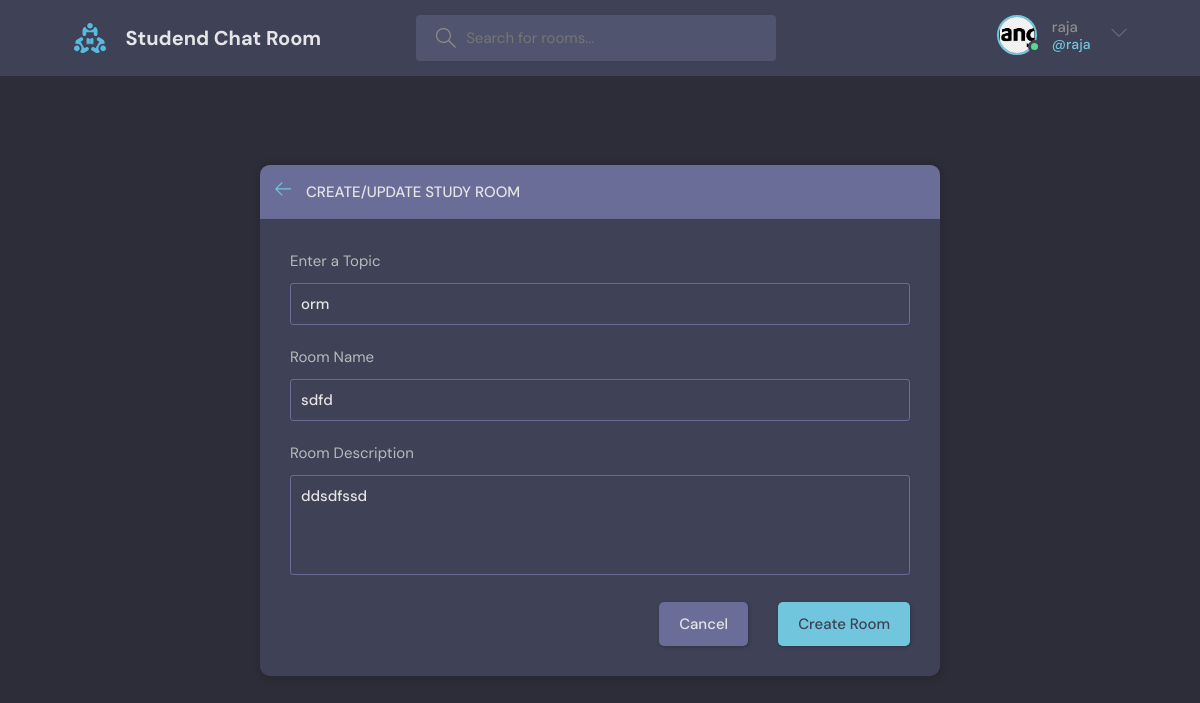
The app's page /update-form/3/ (signed in) with its own data.
### base/models.py (models this page shows, shortened)
class User(AbstractUser):
    name=models.CharField(max_length=125, null=True)
    email=models.EmailField(unique=True,null=True)
    bio=models.TextField(null=True)
    avatar=models.ImageField(null=True,default="avatar.svg")
    USERNAME_FIELD='email'
    REQUIRED_FIELDS=[]

class Room(models.Model):
    Host=models.ForeignKey(User,on_delete=models.SET_NULL,null=True)
    topic=models.ForeignKey(Topic,on_delete=models.SET_NULL,null=True)
    name=models.CharField(max_length=200)
    participents=models.ManyToManyField(User,related_name="participents",blank=True)
    description=models.TextField(null=True,blank=True)
    update=models.DateTimeField(auto_now=True)
    create=models.DateTimeField(auto_now_add=True)
    class Meta:
        ordering=['-update','-create']

class Topic(models.Model):
    name=models.CharField(max_length=25)

### base/views.py (the view, shortened to what this page needs)
# urls.py: path('update-form/<str:pk>/',views.update_room,name="upate-form"),
@ login_required(login_url='login')
def update_room(request,pk):
    room=Room.objects.get(id=pk)
    form=Roomform(instance=room)
    topics=Topic.objects.all()
    if request.user != room.Host:
        return redirect('home')
    context={"form":form,'topics':topics,'room':room}
    return render(request,'base/Form.html',context)

### base/forms.py
class Roomform(ModelForm):
    class Meta:
        model=Room
        fields="__all__"
        exclude=['participents','Host']

### base/templates/base/Form.html (shortened to what this page needs)
{% extends 'main.html' %}
{% block content %}
  <main class="create-room layout">
    <div class="container">
      <div class="layout__box">
        <div class="layout__boxHeader">
          <div class="layout__boxTitle">
            <a href="{% url 'home'%}">
              <svg version="1.1" xmlns="http://www.w3.org/2000/svg" width="32" height="32" viewBox="0 0 32 32">
                <title>arrow-left</title>
                <path
                  d="M13.723 2.286l-13.723 13.714 13.719 13.714 1.616-1.611-10.96-10.96h27.625v-2.286h-27.625l10.965-10.965-1.616-1.607z">
                </path>
              </svg>
            </a>
            <h3>Create/Update Study Room</h3>
          </div>
        </div>
        <div class="layout__body">
          <form class="form" action="" method="POST">
            <div class="form__group">
              <label for="room_topic">Enter a Topic</label>
              <input required type="text" value="{{room.topic.name}}" name="topic" list="topic-list">
            </div>
            <div class="form__group">
              <label for="room_name">Room Name</label>
              {{form.name}}
            </div>
            <div class="form__group">
              <label for="room_Description">Room Description</label>
              {{form.description}}
            </div>
            <div class="form__action">
              <a class="btn btn--dark" href="{% url 'home' %}">Cancel</a>
              <button class="btn btn--main" type="submit">Create Room</button>
            </div>
          </form>
        </div>
      </div>
    </div>
  </main>
  {% endblock content %}

### templates/nav.html (shortened to what this page needs)
{% load static %}
<header class="header header--loggedIn">
    <div class="container">
      <a href="{% url 'home' %}" class="header__logo">
        <img src="{% static 'image/logo.svg' %}" />
        <h1>Studend Chat Room</h1>
      </a>
      <form class="header__search" method="GET" action="{% url 'home'%}">
        <label>
          <input  name="q" placeholder="Search for rooms..." />
        </label>
      </form>
      <nav class="header__menu">
        {% if request.user.is_authenticated %}
        <div class="header__user">
          <a href="{%url 'user_pro' request.user.id %}">
            <div class="avatar avatar--medium active">
              <img src="{{request.user.avatar.url}}" />
            </div>
            <p>{{request.user.username}}<span>@{{request.user.username}}</span></p>
          </a>
          <button class="dropdown-button">
            <svg version="1.1" xmlns="http://www.w3.org/2000/svg" width="32" height="32" viewBox="0 0 32 32">
              <title>chevron-down</title>
              <path d="M16 21l-13-13h-3l16 16 16-16h-3l-13 13z"></path>
            </svg>
          </button>
        </div>
       {% else %}
        <a href="{% url 'login' %}">
          <img src="{% static 'image/avatar.svg' %}" />
          <p>Login</p>
        </a>
        {% endif%}
      </nav>
    </div>
  </header>

### records on screen
User: user.avatar (picture), user.username "raja"
Room: topic "orm", name "sdfd", description "ddsdfssd"
